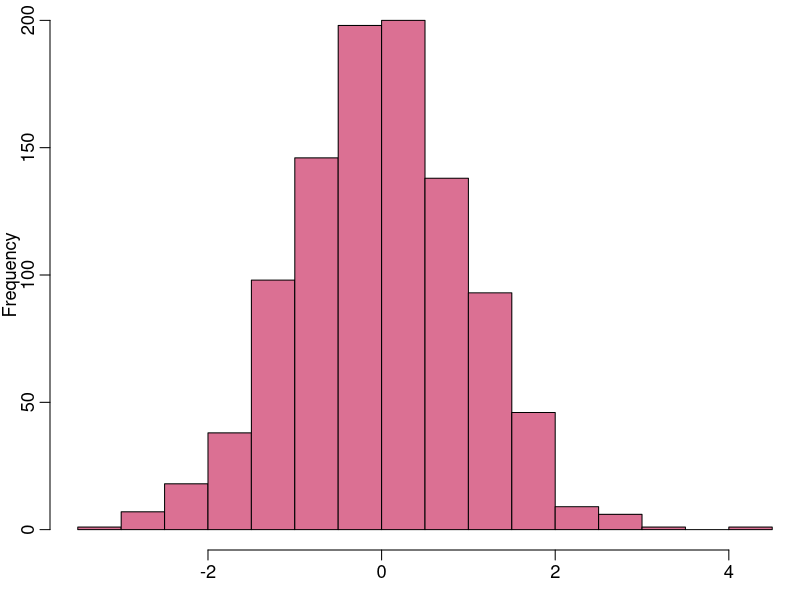
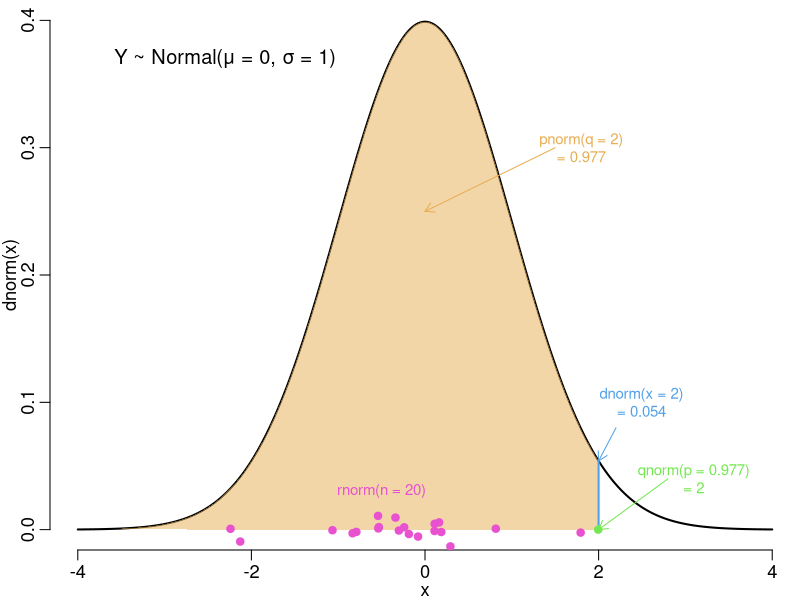
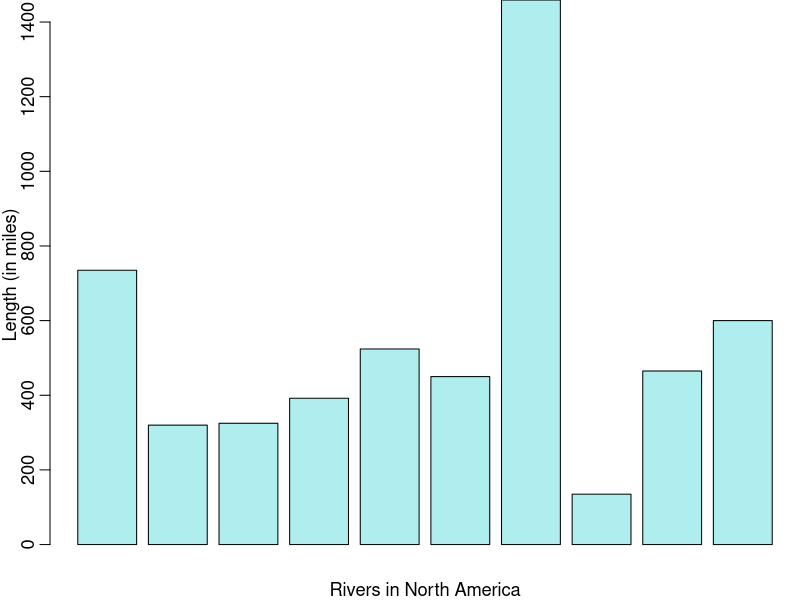
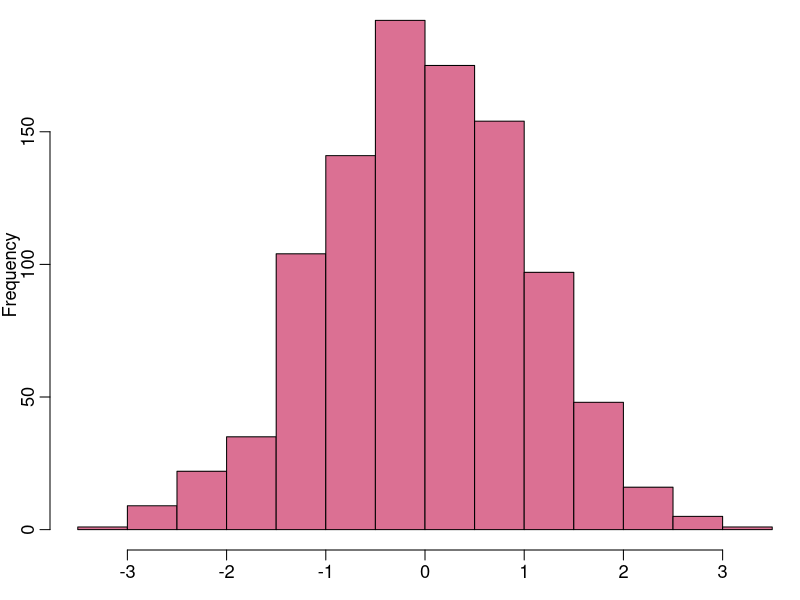
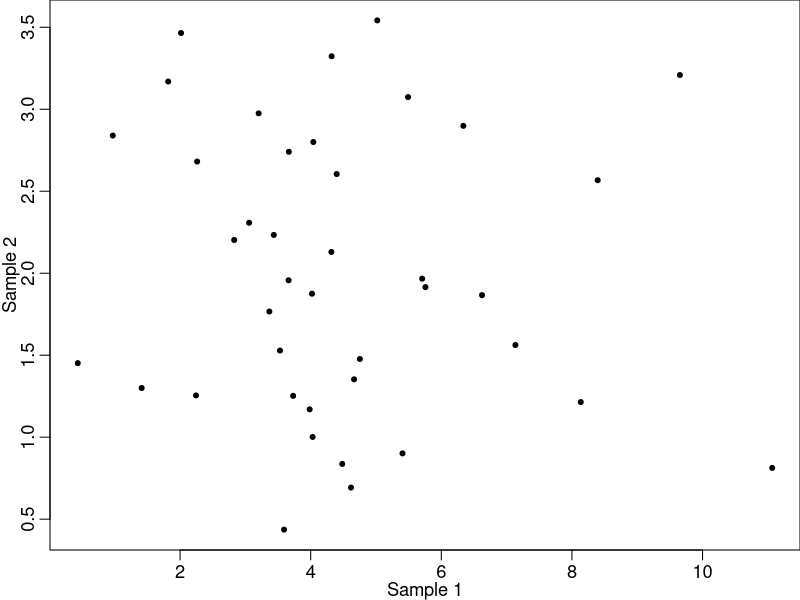
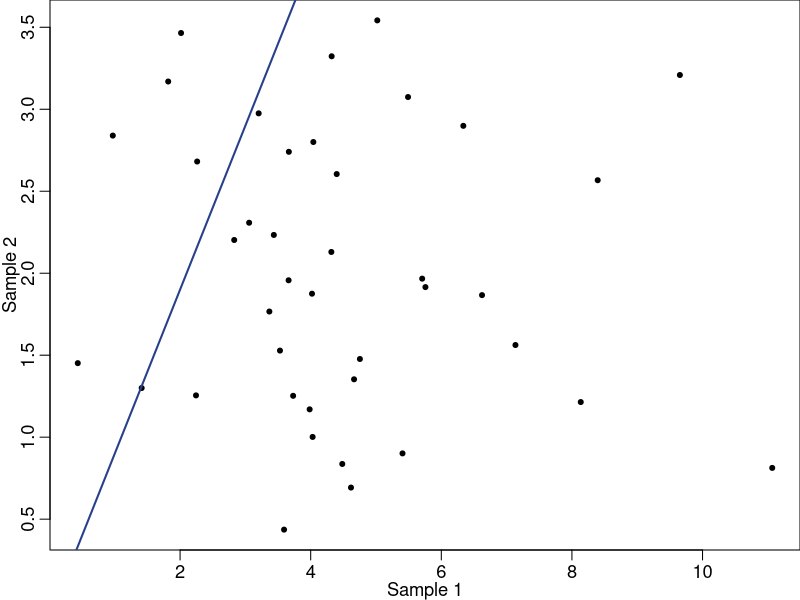
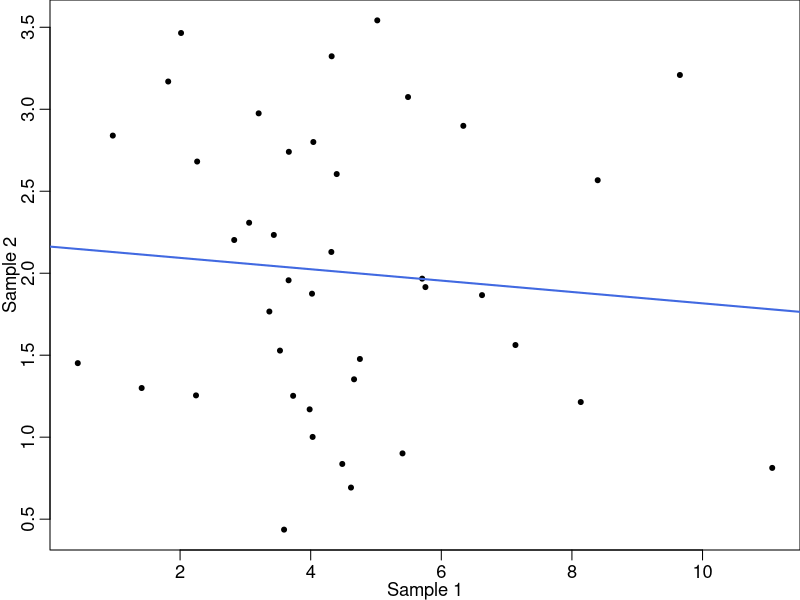
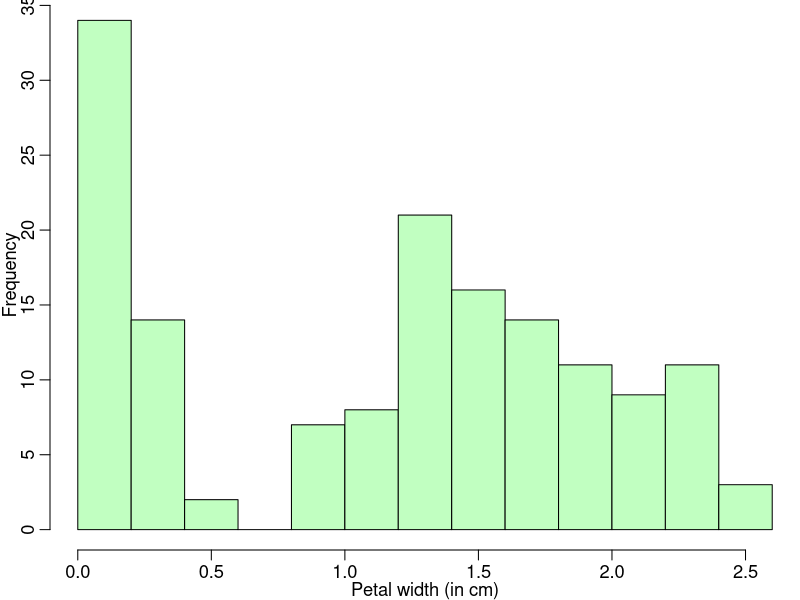

Here is the R script that generated these plots, in order: (Note: this script raises an error after producing the figures.)
## ---- chunk 1
library(knitr)
opts_knit$set(global.par = TRUE)
## ---- chunk 2
7 + 4
3^2
10 %% 7
## ---- chunk 3
7 == 4
3 > 2
7 != 4
## ---- chunk 4
a <- (12 + 180) * 3
a
## ---- chunk 5
5 + 5  # this adds five and five 
# 10 + 10 this does not add ten and ten
## ---- chunk 6
a <- 8 * 10
b <- 2 * 10
d <- a * b
d
# this is equivalent to: 
d <- 8 * 10 * 2 * 10
d
## ---- chunk 7
a <- c(3, 4, 5)
a
b <- c(3.24, 4.57, 5.03)
b
## ---- chunk 8
pets <- c("dog", "cat", "bird")
pets
## ---- chunk 9
# make objects 
a <- sqrt(4 * 7)
b <- 6 * 5
g <- 9 * 2
# combine
d <- c(a, b, g)
d
## ---- chunk 10
x <- 1:10
x
## ---- chunk 11
x <- seq(from = 0, to = 20, by = 2)
x
## ---- chunk 12
# create a vector
height <- c(76, 72, 74, 74, 78)
height
height[1]  # extract the 1st element in the vector 
height[5]  # extract the 5th element
## ---- chunk 13
height <- c(76, 72, 74, 74, 78)
height[-1]
## ---- chunk 14
# create a vector with named elements 
temp <- c(monday = 28.1, tuesday = 28.5, wednesday = 29.0, thursday = 30.1, 
          friday = 30.2)
temp
temp["wednesday"]
temp[3]
## ---- chunk 15
y <- 5:50
y
y[y <= 10]   # extract all elements less than or equal to 10
y[y < 10 & y != 5]   # extract all elements less than 10 that are not equal to 5
## ---- chunk 16
seq(1, 10, 1)
seq(from = 1, to = 10, by = 1)
## ---- chunk 17
sum(c(3, 4, 5))
## ---- chunk 18
mean(seq(5, 100, 5))
## ---- chunk 19
x <- seq(5, 100, 5)
# use the vector x as the input to the mean function
mean(x)
## ---- chunk 20
help(mean)
## ---- chunk 21
?mean   # same as help(mean) 
## ---- chunk 22
??robust
## ---- chunk 23
# two ways to load packages
library(ggplot2)
require(ggplot2)
## ---- chunk 24
par(mfrow = c(1, 1), mar = c(2.5, 2.5, 0, 0), mgp = c(1.5, 0.6, 0), cex.main = 1.1, cex.axis = 1.1, cex.lab = 1.1)
## ---- chunk 25
# create vector of samples from standard normal dist
norm <- rnorm(n = 1000, mean = 0, sd = 1)
# view the first six elements of the vector
head(norm)
# plot the vector of samples as a histogram
hist(norm, col = "palevioletred", main = "", xlab = "", ylab = "Frequency")
## ---- chunk 26
library(scales)
samp.size <- 1000
sn.quant <- seq(-4, 4, 0.01)
sn.yvals <- dnorm(x = sn.quant)
sn.samp20 <- rnorm(n = 20)
sn.xvals2 <- c(seq(-4, 2, 0.01), 2)
sn.yvals2 <- dnorm(x = sn.xvals2)
sn.yvals2[length(sn.yvals2)] <- 0
sn.d2 <- dnorm(x = 2)
sn.quant2 <- qnorm(p = 0.977)
plot(x = sn.quant, y = sn.yvals, type = "n", xlim = c(-4, 4), ylim = c(0, 0.4), xlab = "x", ylab = "dnorm(x)", bty = "n")
lines(x = sn.quant, y = sn.yvals, type = "l", lwd = 2, col = "#000000")
polygon(x = sn.xvals2, y = sn.yvals2, col = alpha("#E7AD52", 0.5), border = NA)
lines(x = c(2, 2), y = c(0, sn.d2), lwd = 2, col = "#51A1E8")
points(x = sn.samp20, y = rnorm(n = 20, mean = 0, sd = 0.005), cex = 1, pch = 19, col = "#E851CF")
points(x = sn.quant2, y = 0, cex = 1, pch = 19, col = "#74E851")
text(x = -2.3, y = 0.37, labels = "Y ~ Normal(μ = 0, σ = 1)", col = "#000000", cex = 1.2)
text(x = 1.8, y = 0.3, labels = "pnorm(q = 2)\n= 0.977", col = "#E7AD52", cex = 0.9)
text(x = -0.5, y = 0.03, labels = "rnorm(n = 20)", col = "#E851CF", cex = 0.9)
text(x = sn.quant2 + 0.5, y = 0.1, labels = "dnorm(x = 2)\n= 0.054", col = "#51A1E8", cex = 0.9)
text(x = sn.quant2 + 1.1, y = 0.04, labels = "qnorm(p = 0.977)\n= 2", col = "#74E851", cex = 0.9)
arrows(x0 = 1.5, y0 = 0.3, x1 = 0, y1 = 0.25, col = "#E7AD52", lwd = 1, length = 0.1)
arrows(x0 = 2.2, y0 = 0.08, x1 = 2, y1 = sn.d2, col = "#51A1E8", lwd = 1, length = 0.1)
arrows(x0 = 2.8, y0 = 0.04, x1 = 2, y1 = 0, col = "#74E851", lwd = 1, length = 0.1)
## ---- chunk 27
head(rivers)
barplot(height = rivers[1:10], col = "paleturquoise", 
        xlab = "Rivers in North America", ylab = "Length (in miles)")
## ---- chunk 28
# generate and visualize 1000 random samples from a standard normal distribution
sample <- rnorm(1000)
hist(sample, col = "palevioletred", main = "", xlab = "", ylab = "Frequency")
## ---- chunk 29
x <- 1:50
sample(x, size = 20)  # sample without replacement
sample(x, size = 20, replace = TRUE)  # sample with replacement
## ---- chunk 30
# random sample from a normal dist
sample1 <- rnorm(n = 40, mean = 4, sd = 2)
# random sample from a different normal dist
sample2 <- rnorm(n = 40, mean = 2, sd = 1)
plot(x = sample1, y = sample2, pch = 20, xlab = "Sample 1", ylab = "Sample 2")
## ---- chunk 31
plot(sample1, sample2, pch = 20, xlab = "Sample 1", ylab = "Sample 2")
abline(a = -0.1, b = 1, lwd = 2, col = "royalblue4")
## ---- chunk 32
plot(sample1, sample2, pch = 20, xlab = "Sample 1", ylab = "Sample 2")
abline(lm(sample2 ~ sample1), lwd = 2, col = "royalblue")
## ---- chunk 33
# pre-loaded dataset in R - measurements of black cherry trees
head(trees)
## ---- chunk 34
head(iris)
## ---- chunk 35
head(iris)
## ---- chunk 36
iris[1, 1]  # first row, first column
iris[3, 3]  # third row, third column
## ---- chunk 37
iris[2, ]  # subset the entire second row 
iris[, 2]  # subset the entire second column 
## ---- chunk 38
iris[c(5, 7, 9), 1:2]
## ---- chunk 39
# make a histogram of petal width frequency
hist(iris$Petal.Width, col = "darkseagreen1", xlab = "Petal width (in cm)", ylab = "Frequency", main = NULL)
## ---- chunk 40
# which petal widths are greater than 1 cm?
large.petals.logi <- iris$Petal.Width > 1  
head(large.petals.logi)
# subset of iris only including individuals where petal width is greater than 1 cm
iris.p1.sub <- iris[large.petals.logi, ]  
head(iris.p1.sub)
## ---- chunk 41
# subset of observations where petal length is equal to 4 cm
iris.p4.sub <- iris[iris$Petal.Length == 4.0,]
head(iris.p4.sub)
## ---- chunk 42
iris.vers.sub <- iris[iris$Species == "versicolor", ]
head(iris.vers.sub)
## ---- chunk 43
# subset of observations of Iris versicolor where petal length is greater than 4 cm
iris.vers4.sub <- iris[iris$Petal.Length > 4 & iris$Species == "versicolor", ]
head(iris.vers4.sub)
## ---- chunk 44
num.df <- data.frame(x = 1:5, y = 6:2)
num.df
## ---- chunk 45
# adding new column z to previous df
num.df <- data.frame(num.df, z = 41:45)
num.df
## ---- chunk 46
num.df$z <- 41:45
num.df
## ---- chunk 47
num.sub <- num.df[, -3]
num.sub
## ---- chunk 48
num.df$z <- NULL
num.df
## ---- chunk 49
num.mat <- matrix(1:9, ncol = 3, nrow = 3)
num.mat
num.df <- as.data.frame(num.mat)  # convert matrix to df

diag(num.df)  # function fails with df
diag(num.mat)  # works with matrix
## ---- chunk 50
num.mat <- matrix(1:9, ncol = 3, nrow = 3)
num.mat
num.mat[2, 2]
num.mat[2, ]
## ---- chunk 51
getwd()
## ---- chunk 52
for (i in 1:5) {
    print(i)
}
## ---- chunk 53
# initialize vector
test.vec <- 1:10
test.vec[6]   # vectors have one dimension
test.vec[c(2, 6, 9)]
# initialize matrix
test.mat <- matrix(data = seq(0.1, 10, 0.1), nrow = 10, ncol = 10)
test.mat[6, 6]  # matrices have two dimensions
test.mat[6, ]
## ---- chunk 54
x <- 1:10
sum(x)
mean(x)
## ---- chunk 55
for (i in 1:3) {
    print(i)
}
## ---- chunk 56
for (i in 1:4) {
    print(i^2)
}
## ---- chunk 57
x <- 2
for (i in 1:4) {
    x <- x^2
    print(x)
}
## ---- chunk 58
name.vec <- c("Larry", "Curly", "Moe")
for (i in 1:length(name.vec)) {
    print(paste("Hi,", name.vec[i], sep = " "))
}
## ---- chunk 59
name.vec[1]  # the 1st position in name.vec
# combine text and indexed vector
paste("Hi,", name.vec[1], sep = " ") 
## ---- chunk 60
name.vec <- c("Larry", "Curly", "Moe")
for (i in 1:length(name.vec)) {
    print(paste("Hi,", name.vec[i], sep = " "))
}
## ---- chunk 61
for (i in 1:length(name.vec)) {
    paste("Hi,", name.vec[i], sep = " ")
}
## ---- chunk 62
x <- c(1, 2, "blue")
x
typeof(x)
## ---- chunk 63
test.lst <- list(numeric = seq(0, 0.25, 0.01), integer = 10:20, logical = c(TRUE, FALSE, FALSE), character = c("open", "closed", "closed", "open"))
test.lst
## ---- chunk 64
x <- c(1, 2, 3, 4, 5)
y <- c(3, 6, 8, 10)
test.vec <- c(x, y)  # create a vector
str(test.vec)
test.lst <- list(x, y)  # create a list
str(test.lst)
## ---- chunk 65
test.lst <- list(1:4, c(3.25, 6.75, 8.175, 4.5), 
                 c("apples", "bananas", "oranges", "pears"))
str(test.lst[2])  # returns a list
str(test.lst[[2]])  # returns numbers from list
## ---- chunk 66
test.lst[1] * test.lst[2]  # can't do arithmetic on lists
test.lst[[1]] * test.lst[[2]]  # can do arithmetic on numbers
## ---- chunk 67
test.lst[[2]]  # 2nd element of list 
test.lst[[2]][2]  # 2nd element of 2nd element of list 
## ---- chunk 68
# create an empty vector
output.vec <- c()
x <- rnorm(n = 10, mean = 1, sd = 0.5)
for (i in 1:length(x)) {
    output.vec[i] <- x[i] * 10
}
output.vec
## ---- chunk 69
if (3 > 2) {
    print("This makes sense")
}
if (3 < 2) {
    print("The world is not how I envisioned")
}
## ---- chunk 70
x <- 1:5
for (i in 1:length(x)) {
    if (x[i] > 3) {
        print(paste(x[i],"is greater than 3"))
    }
    if (x[i] <= 3) {
        print(paste(x[i],"is less than or equal to 3"))
    }
}
## ---- chunk 71
x <- rpois(n = 20, lambda = 1)
output.vec <- c()
for (i in 1:length(x)) {
    if (x[i] == 0) {
        # execute the code in this if statement in one special case
        output.vec[i] <- -100
    } else {
        # for every other case, execute this code
        output.vec[i] <- x[i]^2
    }
}
output.vec
## ---- chunk 72
x <- 1:10
for (i in 1:length(x)) {
    if (x[i] > 3){
        break
    }
    if (x[i] <= 3) {
        print(paste(x[i],"is less than or equal to 3"))
    }
}
## ---- chunk 73
for (i in 1:length(x)) {
    if (x[i] == 4) {
        next
    }
    if (x[i] > 3) {
        print(paste(x[i],"is greater than 3"))
    }
    if (x[i] <= 3) {
        print(paste(x[i],"is less than or equal to 3"))
    }
}
## ---- chunk 74
M <- matrix(rnorm(9), ncol = 3, nrow = 3)
M
apply(M, 2, median)
## ---- chunk 75
med.M <- c()
for (i in 1:ncol(M)) {
    med.M[i] <- median(M[, i])
}
med.M
## ---- chunk 76
test.lst <- list(1:3, c(1.4, 4.6, 4.2, 2.1), rnorm(4))
sum(test.lst)  # returns an error 
lapply(test.lst, sum)  # applies function to each element in the list
## ---- chunk 77
# define function
SumTwoValues <- function(x, y) {
    return(x + y)
}
# call function
SumTwoValues(x = 1, y = 3) 
## ---- chunk 78
x <- 2  # x variable defined outside the function
HiddenY <- function() {
    y <- 1  # y variable defined inside the function 
    return(c(x, y))
}
# function looks for x one level above (in global environment)
HiddenY()
## ---- chunk 79
NoReturn <- function(a, b) {
  # x, y, z exist only in function environment
    x <- a + b 
    y <- (a + b)^2
    z <- a/b
}
NoReturn(1, 2)  # doesn't return anything
YesReturn <- function(a, b) {
    x <- a + b 
    y <- (a + b)^2
    z <- a/b
    return(c(x, y, z))
}
YesReturn(1, 2)  # returns x, y, and z
## ---- chunk 80
params <- c(5, 25)
MultAlphaBeta <- function(p) {
    alpha <- p[1]
    beta <- p[2]
    return(alpha * beta)
}
MultAlphaBeta(params)
## ---- chunk 81
subtract <- function(a = 5, b = 2) {
    return(a - b)
}

subtract()
subtract(3, 6)
## ---- chunk 82
ColumnMeans <- function(x) {
  output <- c()
  for (i in 1:ncol(x)) {
    if(class(x[, i]) != "numeric") {
      output[i] <- NA
    }
    if(class(x[, i]) == "numeric") {
      output[i] <- mean(x[, i])
    }
  }
  names(output) <- colnames(x)
  return(output)
}
ColumnMeans(iris)
## ---- chunk 83
library(ggplot2)
ggplot(data = iris, aes(x = Sepal.Length, y = Sepal.Width)) + geom_point()
## ---- chunk 84
state.df <- data.frame(state.x77, state.region, state.abb)
state.fig <- ggplot(data = state.df, aes(x = Population, y = Area))
state.fig + geom_point()
## ---- chunk 85
ggplot(data = state.df, aes(x = Population, y = Area)) + geom_point(size = 3)
## ---- chunk 86
ggplot(data = state.df, aes(x = Illiteracy, y = Murder, color = state.region)) + 
    geom_point(size = 2)
## ---- chunk 87
ggplot(data = state.df, aes(x = Life.Exp, y = HS.Grad, color = state.region, shape = state.region)) + 
    geom_point(size = 2)
## ---- chunk 88
d2 <- diamonds[sample(1:nrow(diamonds), 1000), ]
## ---- chunk 89
ggplot(data = d2, aes(x = carat, y = price, color = color)) + geom_point()
## ---- chunk 90
ggplot(iris, aes(x = Species,y = Sepal.Length)) + geom_boxplot()
## ---- chunk 91
ggplot(faithful, aes(x = waiting)) + 
    geom_histogram(binwidth = 8, color = "black", fill = "paleturquoise")
## ---- chunk 92
ggplot(iris, aes(x = Species, y = Sepal.Length)) + 
    geom_bar(stat = "identity")
## ---- chunk 93
ggplot(mtcars, aes(x = wt, y = mpg, color = as.factor(cyl))) + geom_line()
## ---- chunk 94
ggplot(faithful, aes(waiting)) + geom_density(fill = "thistle")
## ---- chunk 95
ggplot(iris, aes(Sepal.Length)) + geom_histogram() + 
    facet_grid(Species ~ .)
## ---- chunk 96
ggplot(iris, aes(Sepal.Length)) + geom_histogram() + 
    facet_grid(. ~ Species)
## ---- chunk 97
ggplot(iris, aes(x = Sepal.Length, y = Sepal.Width, color = Species)) + 
    geom_point() + stat_smooth(method = "lm")
## ---- chunk 98
ggplot(data = state.df, aes(x = Population, y = Area, color = state.region)) + 
    geom_point() + scale_y_log10() + scale_x_log10()
## ---- chunk 99
ggplot(data = state.df, aes(x = Population, y = Area, color = state.region)) + 
    geom_point() + 
    scale_y_log10() + scale_x_log10() + 
    scale_colour_manual(values = c("palegreen3","palevioletred3","peachpuff3", "paleturquoise3"))
## ---- chunk 100
ggplot(data = state.df, aes(x = Life.Exp, y = HS.Grad, color = state.region, shape = state.region)) +
    geom_point(size = 2) + 
    labs(x = "Life expectancy (in years)", y = "High school graduation rate (percent)")
## ---- chunk 101
ggplot(data = state.df, aes(x = Life.Exp, y = HS.Grad, color = state.region, shape = state.region)) +
    geom_point(size = 2) + 
    labs(x = "Life expectancy (in years)", y = "High school graduation rate (percent)") + 
    geom_text(aes(label = state.abb, size = 2, hjust = 0, vjust = 0))
## ---- chunk 102
ggplot(iris, aes(Species, Sepal.Length)) + 
    geom_bar(stat = "identity") + 
    theme_classic() +
    theme(text = element_text(family = "Serif", size = 14))
## ---- chunk 103
xvar <- rnorm(100)
yvar <- rnorm(100)
df <- data.frame(xvar, yvar)  # coerce to data frame 
ggplot(df, aes(xvar, yvar)) + geom_point()
## ---- chunk 104
spp.df.wide <- data.frame(SpeciesA = rnorm(100, 50, 1), SpeciesB = rnorm(100, 75, 5), 
                          SpeciesC = rnorm(100, 20, 0.5), SpeciesD = rnorm(100, 25, 0.75))
## ---- chunk 105
head(spp.df.wide)
dim(spp.df.wide)
## ---- chunk 106
spp.df.long <- data.frame(Species = rep(c("A", "B", "C", "D"), 100), Mass = rnorm(400, 75, 5))
## ---- chunk 107
head(spp.df.long)
dim(spp.df.long)
## ---- chunk 108
# make some fake wide-format data
test.df.wide <- data.frame(A = rnorm(100, 50, 6), B = rnorm(100, 75, 5), 
                           C = rnorm(100, 50, 4), D = rnorm(100, 55, 3))
head(test.df.wide)
## ---- chunk 109
library(reshape2)
test.df.long <- melt(data = test.df.wide, variable.name = "Species", value.name = "Mass")
head(test.df.long)
dim(test.df.long)
## ---- chunk 110
ggplot(test.df.long, aes(x = Mass)) + geom_histogram() + facet_grid(. ~ Species)
